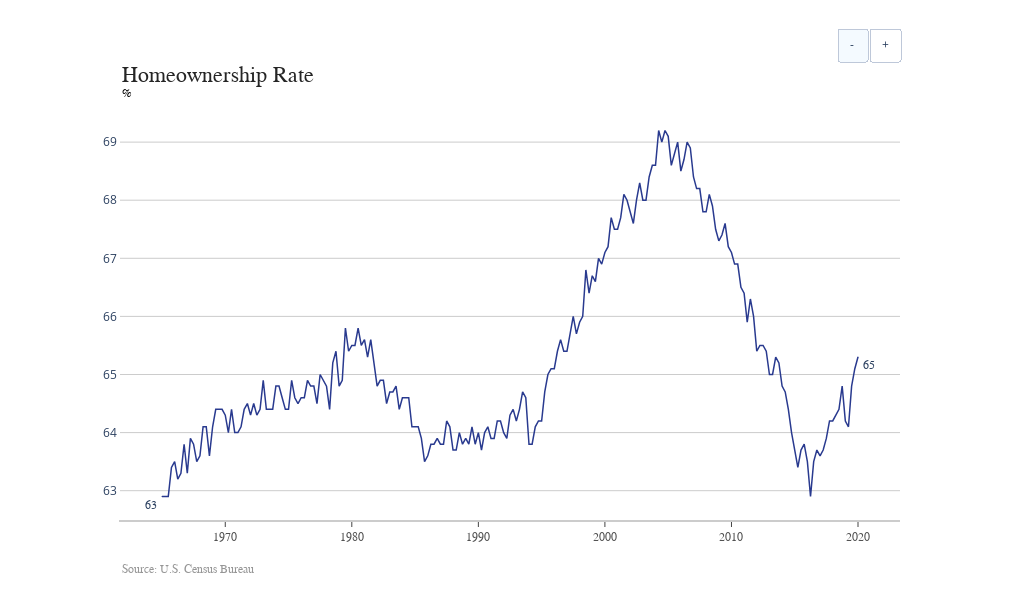

Notebook code for this chart:
### Markdown cell above
### Background
Homeownership rates have increased almost steadly for 10 years, from 1994 to 2004. Since then, on the following 12 years, homeownership rates had gone down also almost steadly and reached in April 2016 62.9 %, same levels as in Jan, 1965. Then a reversal started and, in the next 4 years, homeownership rates increased in 2.4 percentage points, reaching levels above before pre-crisis.

The obvious explanation for homeownership is housing affordability. Lower mortgage rates, cheaper houses and higher income should lead to higher homeownership rates, as these translate into housing being more affordable.  However, determing what is the causal effect of each of these variables over homeownership rates is a difficult exercise as these variables are deeply interconnected. Both income and mortgage rates will will play a role on house prices, via higher demand. Mortgages rates and income are highly correlated as well, as mortgage rates will respond to a large extent to fiscal policy. As fiscal policy is an instrument used as an stimulus to economic activity, income and mortgage rates will also be affected by endogeneity. 

In order to circumvent the endogeneity problem, we explore a natural experiment to isolate the causal effect of house prices on homeownership.

### Code cell
s = ['Homeownership Rate for the United States [RHORUSQ156N]']
dic = dict_from_FRED_description(s)
df = make_hrizontal_tbl(dic, start=start)
fig_homeownership = plot_nice(title='Homeownership Rate', dic=dic, df=df, 
          margin=dict(autoexpand=False,l=120,r=120,t=110,), 
          show_series_label=False,
          recessions=True,
          y_units='%')

### Figure 1 — Plotly figure (JSON) as saved in the notebook; plotly's stock layout.template omitted (floating-point values rounded to 4 significant figures; data arrays with more than 128 entries replaced by an {"elided": "..."} marker saying what was removed)
{"data": [{"connectgaps": true, "line": {"color": "rgb(41, 58, 143)", "width": 1.5}, "mode": "lines", "name": "Homeownership Rate ", "type": "scatter", "x": {"elided": "221 str values"}, "y": {"elided": "221 float values"}}, {"marker": {"color": "rgb(41, 58, 143)", "size": 1}, "mode": "markers", "type": "scatter", "x": ["1965-01-01T00:00:00", "2020-01-01T00:00:00"], "y": [62.9, 65.3]}], "layout": {"annotations": [{"font": {"family": "Arial", "size": 12}, "showarrow": false, "text": "63", "x": 0.05, "xanchor": "right", "xref": "paper", "y": 62.9, "yanchor": "top"}, {"font": {"family": "Arial", "size": 12}, "showarrow": false, "text": "65", "x": 0.95, "xanchor": "left", "xref": "paper", "y": 65.3, "yanchor": "top"}, {"font": {"color": "rgb(37,37,37)", "family": "Arial", "size": 22}, "showarrow": false, "text": "Homeownership Rate", "x": 0, "xanchor": "left", "xref": "paper", "y": 1.05, "yanchor": "bottom", "yref": "paper"}, {"font": {"color": "rgb(150,150,150)", "family": "Arial", "size": 12}, "showarrow": false, "text": "Source: U.S. Census Bureau", "x": 0, "xanchor": "left", "xref": "paper", "y": -0.1, "yanchor": "top", "yref": "paper"}, {"font": {"color": "black", "family": "Arial", "size": 12}, "showarrow": false, "text": "%", "x": 0, "xref": "paper", "y": 1.06, "yref": "paper"}], "autosize": false, "height": 600, "margin": {"autoexpand": false, "l": 120, "r": 120, "t": 110}, "plot_bgcolor": "white", "showlegend": false, "updatemenus": [{"active": 0, "buttons": [{"args": ["shapes", []], "label": "-", "method": "relayout"}, {"args": ["shapes", [{"fillcolor": "lightgray", "layer": "below", "line": {"color": "white", "width": 0.1}, "line_width": 0, "type": "rect", "x0": "1969-10-01T00:00:00", "x1": "1970-10-01T00:00:00", "xref": "x", "y0": 0, "y1": 0.97, "yref": "paper"}, {"fillcolor": "lightgray", "layer": "below", "line": {"color": "white", "width": 0.1}, "line_width": 0, "type": "rect", "x0": "1973-10-01T00:00:00", "x1": "1975-01-01T00:00:00", "xref": "x", "y0": 0, "y1": 0.97, "yref": "paper"}, {"fillcolor": "lightgray", "layer": "below", "line": {"color": "white", "width": 0.1}, "line_width": 0, "type": "rect", "x0": "1980-01-01T00:00:00", "x1": "1980-07-01T00:00:00", "xref": "x", "y0": 0, "y1": 0.97, "yref": "paper"}, {"fillcolor": "lightgray", "layer": "below", "line": {"color": "white", "width": 0.1}, "line_width": 0, "type": "rect", "x0": "1981-07-01T00:00:00", "x1": "1982-10-01T00:00:00", "xref": "x", "y0": 0, "y1": 0.97, "yref": "paper"}, {"fillcolor": "lightgray", "layer": "below", "line": {"color": "white", "width": 0.1}, "line_width": 0, "type": "rect", "x0": "1990-07-01T00:00:00", "x1": "1991-01-01T00:00:00", "xref": "x", "y0": 0, "y1": 0.97, "yref": "paper"}, {"fillcolor": "lightgray", "layer": "below", "line": {"color": "white", "width": 0.1}, "line_width": 0, "type": "rect", "x0": "2001-01-01T00:00:00", "x1": "2001-10-01T00:00:00", "xref": "x", "y0": 0, "y1": 0.97, "yref": "paper"}, {"fillcolor": "lightgray", "layer": "below", "line": {"color": "white", "width": 0.1}, "line_width": 0, "type": "rect", "x0": "2007-10-01T00:00:00", "x1": "2009-04-01T00:00:00", "xref": "x", "y0": 0, "y1": 0.97, "yref": "paper"}]], "label": "+", "method": "relayout"}], "direction": "right", "type": "buttons", "x": 1, "y": 1.2}], "width": 1020, "xaxis": {"linecolor": "rgb(204, 204, 204)", "linewidth": 2, "showgrid": true, "showline": true, "showticklabels": true, "tickfont": {"color": "rgb(82, 82, 82)", "family": "Arial", "size": 12}, "ticks": "outside"}, "yaxis": {"gridcolor": "rgb(204, 204, 204)", "showgrid": true, "showline": true, "showticklabels": true, "zeroline": false}}}
